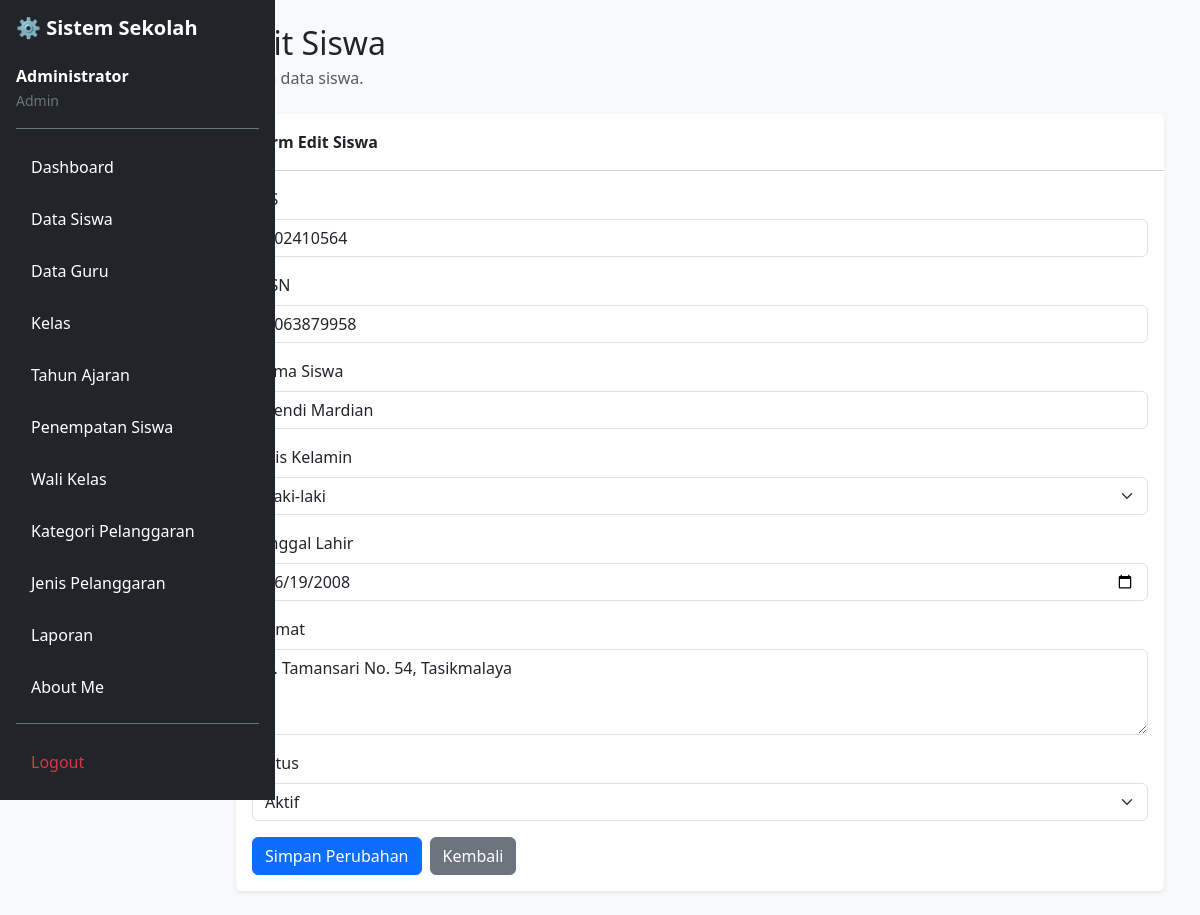
/edit_siswa.php?id=45 (signed in), run on the app's committed database.
### tables this page shows
CREATE TABLE `t_siswa` (
  `id` int(11) NOT NULL,
  `nis` varchar(10) DEFAULT NULL,
  `nisn` varchar(10) NOT NULL,
  `nama` varchar(150) DEFAULT NULL,
  `jenis_kelamin` char(1) NOT NULL,
  `tanggal_lahir` date NOT NULL,
  `alamat` text NOT NULL,
  `status_aktif` tinyint(1) NOT NULL,
  `created_at` timestamp NOT NULL DEFAULT current_timestamp(),
  `updated_at` timestamp NOT NULL DEFAULT current_timestamp()
);

### edit_siswa.php (the view, shortened to what this page needs)
<?php
include 'config/koneksi.php';
$id = (int) ($_GET['id'] ?? 0);
$stmt = mysqli_prepare($koneksi, "
    SELECT *
    FROM t_siswa
    WHERE id = ?
");
mysqli_stmt_bind_param($stmt, "i", $id);
mysqli_stmt_execute($stmt);
$result = mysqli_stmt_get_result($stmt);
$data = mysqli_fetch_assoc($result);
?>
<!DOCTYPE html>
<html lang="id">
<head>
    <link href="https://cdn.jsdelivr.net/npm/bootstrap@5.3.8/dist/css/bootstrap.min.css"
          rel="stylesheet">
</head>
<body class="bg-light">
<div class="d-flex">
    <?php include 'layout/sidebar.php'; ?>
    <main class="col-md-9 col-lg-10 offset-md-3 offset-lg-2 p-4">
        <div class="container-fluid">
            <h2 class="mb-1">Edit Siswa</h2>
            <p class="text-muted mb-4">
                Ubah data siswa.
            </p>
            <div class="card shadow-sm border-0">
                <div class="card-header bg-white py-3">
                    <strong>Form Edit Siswa</strong>
                </div>
                <div class="card-body">
                    <form method="POST"
                          action="edit_siswa.php?id=<?= $id ?>">
                        <div class="mb-3">
                            <label class="form-label">NIS</label>
                            <input type="text"
                                   name="nis"
                                   class="form-control"
                                   value="<?= htmlspecialchars($data['nis'] ?? '') ?>"
                                   required>
                        </div>
                        <div class="mb-3">
                            <label class="form-label">NISN</label>
                            <input type="text"
                                   name="nisn"
                                   class="form-control"
                                   value="<?= htmlspecialchars($data['nisn'] ?? '') ?>"
                                   required>
                        </div>
                        <div class="mb-3">
                            <label class="form-label">Nama Siswa</label>
                            <input type="text"
                                   name="nama"
                                   class="form-control"
                                   value="<?= htmlspecialchars($data['nama'] ?? '') ?>"
                                   required>
                        </div>
                        <div class="mb-3">
                            <label class="form-label">Jenis Kelamin</label>
                            <select name="jenis_kelamin"
                                    class="form-select"
                                    required>
                                <option value="L"
                                    <?= ($data['jenis_kelamin'] ?? '') === 'L' ? 'selected' : '' ?>>
                                    Laki-laki
                                </option>
                            </select>
                        </div>
                        <div class="mb-3">
                            <label class="form-label">Tanggal Lahir</label>
                            <input type="date"
                                   name="tanggal_lahir"
                                   class="form-control"
                                   value="<?= htmlspecialchars($data['tanggal_lahir'] ?? '') ?>"
                                   required>
                        </div>
                        <div class="mb-3">
                            <label class="form-label">Alamat</label>
                            <textarea name="alamat"
                                      class="form-control"
                                      rows="3"><?= htmlspecialchars($data['alamat'] ?? '') ?></textarea>
                        </div>
                        <div class="mb-3">
                            <label class="form-label">Status</label>
                            <select name="status_aktif"
                                    class="form-select"
                                    required>
                                <option value="1"
                                    <?= (int)$data['status_aktif'] === 1 ? 'selected' : '' ?>>
                                    Aktif
                                </option>
                            </select>
                        </div>
                        <div class="d-flex gap-2">
                            <button type="submit"
                                    class="btn btn-primary">
                                Simpan Perubahan
                            </button>
                            <a href="data_siswa.php"
                               class="btn btn-secondary">
                                Kembali
                            </a>
                        </div>
                    </form>
                </div>
            </div>
        </div>
    </main>
</div>
</body>
</html>

### data on the page
t_siswa: nis "102410564", nisn "0063879958", nama "Sendi Mardian", jenis_kelamin "Laki-laki", tanggal_lahir "06/19/2008", alamat "Jl. Tamansari No. 54, Tasikmalaya", status_aktif "Aktif"

### other printed values
$_SESSION['name'] "Administrator"
str_replace('_', ' ', $role) "Admin"
$item[0] "Dashboard"
$item[0] "Data Siswa"
$item[0] "Data Guru"
$item[0] "Kelas"
$item[0] "Tahun Ajaran"
$item[0] "Penempatan Siswa"
$item[0] "Wali Kelas"
$item[0] "Kategori Pelanggaran"
$item[0] "Jenis Pelanggaran"
$item[0] "Laporan"
$item[0] "About Me"
